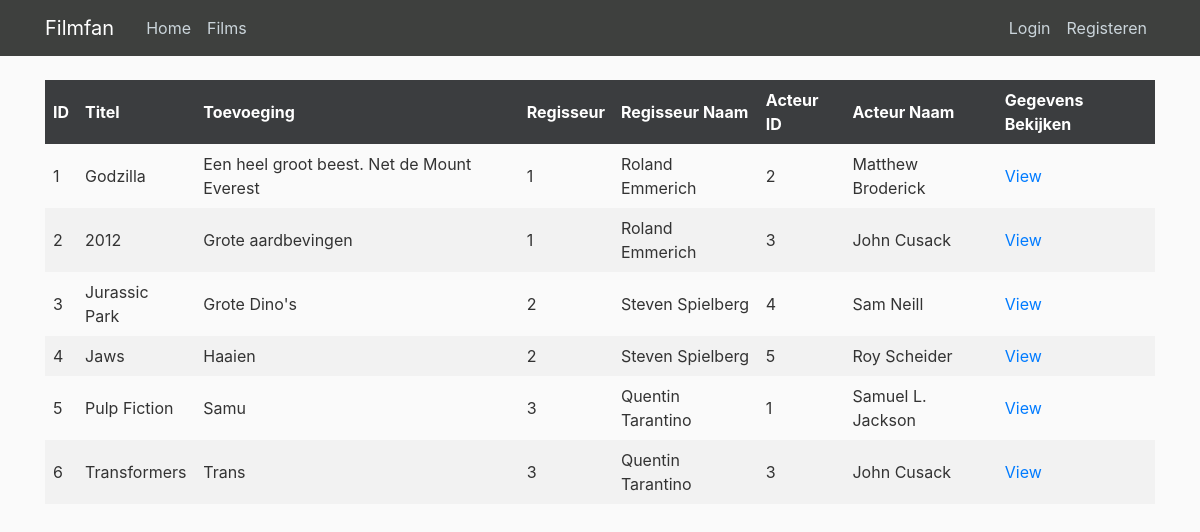
Page /films on the committed database.
### film/models.py (models this page shows, shortened)
class Film(db.Model):
    id = db.Column(db.Integer, primary_key=True)
    titel = db.Column(db.String(45), nullable=False)
    releasedatum = db.Column(db.Date, nullable=False)
    toevoegingen = db.Column(db.Text(500), nullable=True)
    regisseur_id = db.Column(db.Integer, db.ForeignKey('regisseur.id'), nullable=False)
    acteur_id = db.Column(db.Integer, db.ForeignKey('acteur.id'), nullable=False)
    acteur = db.relationship('Acteur', backref='author', lazy=True)
    regisseur = db.relationship('Regisseur', backref='author2', lazy=True)
    rol = db.relationship('Rol', backref='author3', lazy=True)

class Regisseur(db.Model):
    id = db.Column(db.Integer, primary_key=True)
    voornaam = db.Column(db.String(30), nullable=False)
    achternaam = db.Column(db.String(45), nullable=False)

class Acteur(db.Model):
    id = db.Column(db.Integer, primary_key=True)
    voornaam = db.Column(db.String(30), nullable=False)
    achternaam = db.Column(db.String(45), nullable=False)

### film/routes.py (the view)
@app.route("/films")
def films():
    posts = Film.query.all()
    return render_template('/films/films.html', title='Films', posts=posts)

### film/templates/films/films.html
{% extends "layout.html" %}
{% block content %}
<div class="table100 ver5 m-b-110">
    <table data-vertable="ver5">
        <thead>
        <tr class="row100 head">
            <th class="column100 column1" data-column="column1">ID</th>
            <th class="column100 column2" data-column="column2">Titel</th>
            <th class="column100 column3" data-column="column3">Toevoeging</th>
            <th class="column100 column4" data-column="column4">Regisseur</th>
            <th class="column100 column5" data-column="column5">Regisseur Naam</th>
            <th class="column100 column6" data-column="column6">Acteur ID</th>
            <th class="column100 column7" data-column="column7">Acteur Naam</th>
            <th class="column100 column8" data-column="column8">Gegevens Bekijken</th>
        </tr>
        </thead>
        <tbody>
        {% for film in posts %}
            <tr class="row100">
                <td class="column100 column1" data-column="column1" href="{{ url_for('film', film_id=film.id) }}"> {{ film.id }}</td>
                <td class="column100 column2" data-column="column2">{{ film.titel }}</td>
                <td class="column100 column3" data-column="column3">{{ film.toevoegingen }}</td>
                <td class="column100 column4" data-column="column4">{{ film.regisseur_id }}</td>
                <td class="column100 column5" data-column="column5">{{ film.regisseur.voornaam }}  {{film.regisseur.achternaam }}</td>
                <td class="column100 column6" data-column="column6">{{ film.acteur_id }}</td>
                <td class="column100 column7" data-column="column7">{{ film.acteur.voornaam}}  {{film.acteur.achternaam }}</td>
                <td class="column100 column8" data-column="column8"><a class="article-title" href="{{ url_for('film', film_id=film.id) }}">View</a></td>
            </tr>
        {% endfor %}
        </tbody>
    </table>
</div>
{% endblock content %}

### film/templates/layout.html (shortened to what this page needs)
<!DOCTYPE html>
<html>
<head>
    <link rel="stylesheet" href="https://maxcdn.bootstrapcdn.com/bootstrap/4.0.0/css/bootstrap.min.css">
    <link rel="stylesheet" type="text/css" href="{{ url_for('static', filename='main.css') }}">
</head>
<body>
    <header class="site-header">
      <nav class="navbar navbar-expand-md navbar-dark bg-steel fixed-top">
        <div class="container">
          <a class="navbar-brand mr-4" href="/">Filmfan</a>
          <div class="collapse navbar-collapse" id="navbarToggle">
            <div class="navbar-nav mr-auto">
              <a class="nav-item nav-link" href="/">Home</a>
              <a class="nav-item nav-link" href="/films">Films</a>
            </div>
            <div class="navbar-nav">
              {% if current_user.is_authenticated %}
              <a class="nav-item nav-link" href="{{ url_for('create_films') }}">Films Toevoegen</a>
                <a class="nav-item nav-link" href="{{ url_for('account') }}">Account</a>
                <a class="nav-item nav-link" href="{{ url_for('logout') }}">Logout</a>
              {% else %}
              <a class="nav-item nav-link" href="/login">Login</a>
              <a class="nav-item nav-link" href="/register">Registeren</a>
              {% endif %}
            </div>
          </div>
        </div>
      </nav>
    </header>
    <main role="main" class="container">
    {% block content %}{% endblock %}
    </main>
</body>
</html>

### film/static/main.css (style rules this page uses)
body { background: #fafafa; color: #333333; margin-top: 5rem; }
.bg-steel { background-color: #3E403E; }
.site-header .navbar-nav .nav-link { color: #cbd5db; }
table { border-collapse: collapse; width: 100%; }
th, td { text-align: left; padding: 8px; }
tr:nth-child(even) { background-color: #f2f2f2 }
th { background-color: #3b3d3f; color: white; }

### rows in the picture
Film: id "1", titel "Godzilla", toevoegingen "Een heel groot beest. Net de Mount Everest", regisseur_id "1", regisseur.voornaam "Roland", regisseur.achternaam "Emmerich", acteur_id "2", acteur.voornaam "Matthew", acteur.achternaam "Broderick"
Film: id "2", titel "2012", toevoegingen "Grote aardbevingen", regisseur_id "1", regisseur.voornaam "Roland", regisseur.achternaam "Emmerich", acteur_id "3", acteur.voornaam "John", acteur.achternaam "Cusack"
Film: id "3", titel "Jurassic Park", toevoegingen "Grote Dino's", regisseur_id "2", regisseur.voornaam "Steven", regisseur.achternaam "Spielberg", acteur_id "4", acteur.voornaam "Sam", acteur.achternaam "Neill"
Film: id "4", titel "Jaws", toevoegingen "Haaien", regisseur_id "2", regisseur.voornaam "Steven", regisseur.achternaam "Spielberg", acteur_id "5", acteur.voornaam "Roy", acteur.achternaam "Scheider"
Film: id "5", titel "Pulp Fiction", toevoegingen "Samu", regisseur_id "3", regisseur.voornaam "Quentin", regisseur.achternaam "Tarantino", acteur_id "1", acteur.voornaam "Samuel L.", acteur.achternaam "Jackson"
Film: id "6", titel "Transformers", toevoegingen "Trans", regisseur_id "3", regisseur.voornaam "Quentin", regisseur.achternaam "Tarantino", acteur_id "3", acteur.voornaam "John", acteur.achternaam "Cusack"
